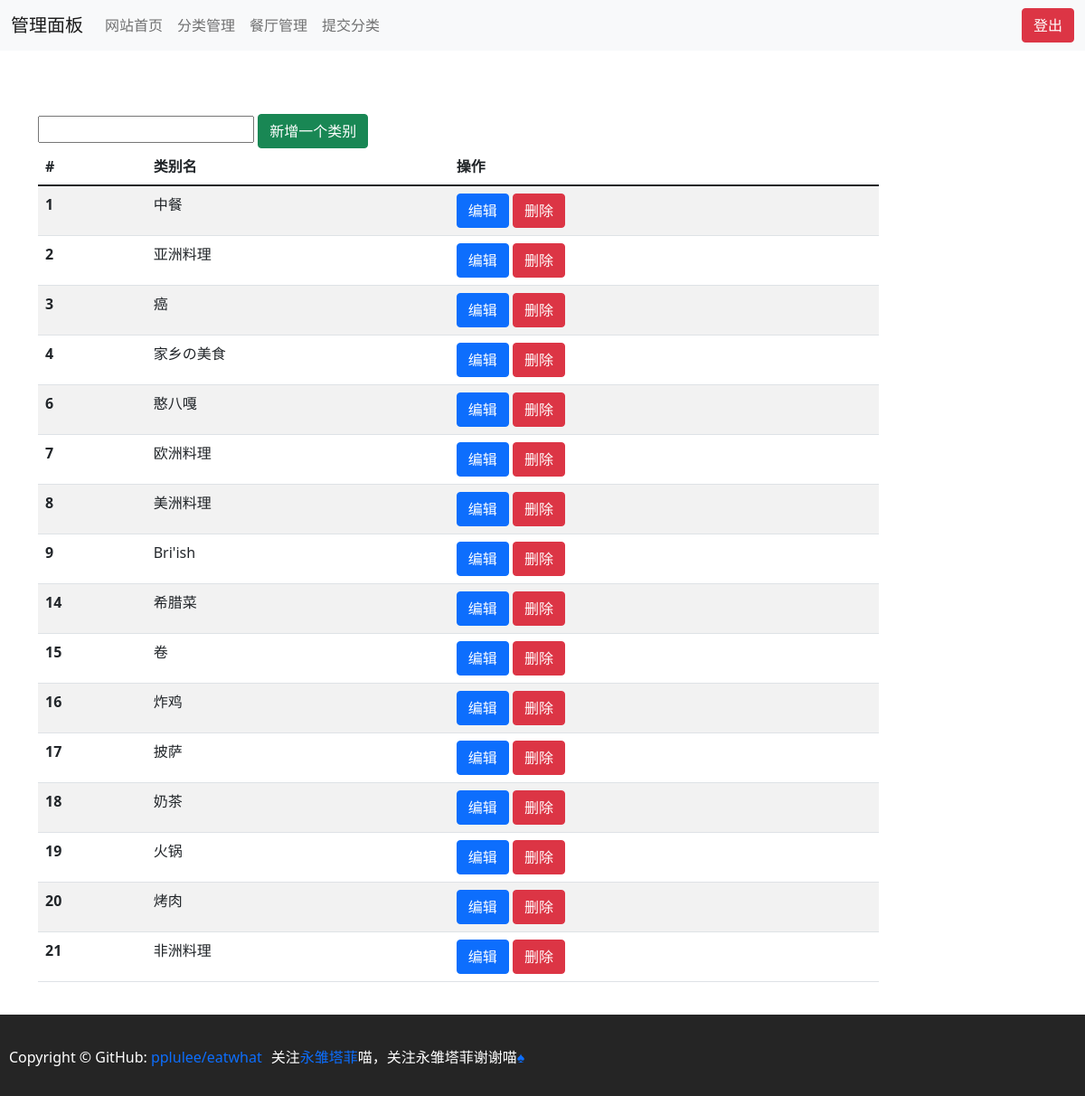
/admin/category.php (signed in), run on the app's committed database.
### tables this page shows
CREATE TABLE `category` (
  `id` tinyint(3) unsigned NOT NULL AUTO_INCREMENT,
  `name` text NOT NULL,
  PRIMARY KEY (`id`)
);

### admin/category.php (the view, shortened to what this page needs)
<?php
include("header.php");
?>
<head>
</head>
<body>
<div class="container" style="padding-top:70px; margin-bottom: 110px">
    <div class="col-md-10 center-block" style="float: none;">
        <div class="table-responsive">
            <form action="" method="post">
                <input type="text" name="category_name">
                <button type="submit" name="submit" class="btn btn-success">新增一个类别</button>
            </form>
            <table class="table table-striped">
                <thead>
                <tr>
                    <th scope="col">#</th>
                    <th scope="col">类别名</th>
                    <th scope="col">操作</th>
                </tr>
                </thead>
                <tbody>
                <?php
                $result = mysqli_query($conn, "SELECT id,name FROM category;");
                if (mysqli_num_rows($result) > 0) {
                    while ($row = mysqli_fetch_assoc($result)) {
                        echo "<tr><th scope='row'>{$row['id']}</th><td>{$row['name']}</td><td><a href='editcateg.php?action=edit&id={$row['id']}' class='btn btn-primary'>编辑</a> <a href='editcateg.php?action=delete&id={$row['id']}' class='btn btn-danger'>删除</a></td></tr>";
                    }
                }
                ?>
                </tbody>
            </table>
        </div>
    </div>
</div>
<?php
include("../footer.php");
?>
</body>

### data on the page
category: id "1", name "中餐"
category: id "2", name "亚洲料理"
category: id "3", name "癌"
category: id "4", name "家乡の美食"
category: id "6", name "憨八嘎"
category: id "7", name "欧洲料理"
category: id "8", name "美洲料理"
category: id "9", name "Bri'ish"
category: id "14", name "希腊菜"
category: id "15", name "卷"
category: id "16", name "炸鸡"
category: id "17", name "披萨"
category: id "18", name "奶茶"
category: id "19", name "火锅"
category: id "20", name "烤肉"
category: id "21", name "非洲料理"
